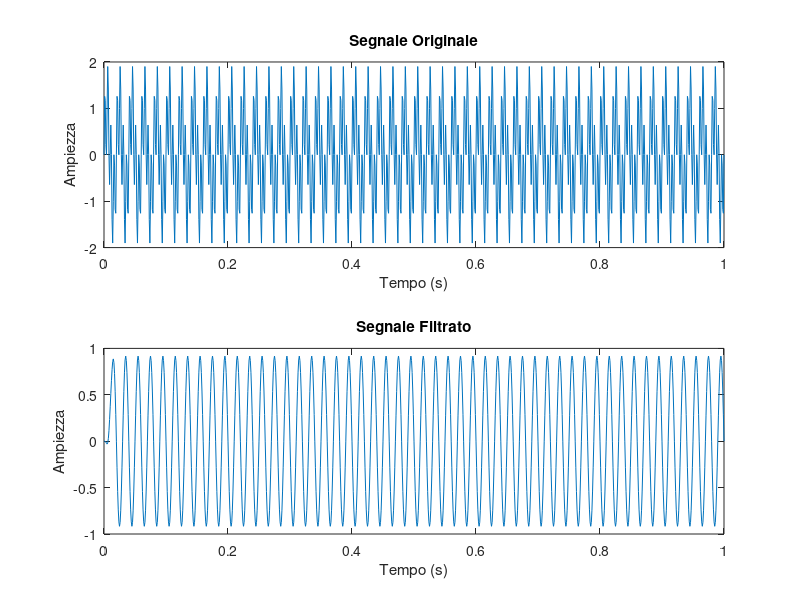
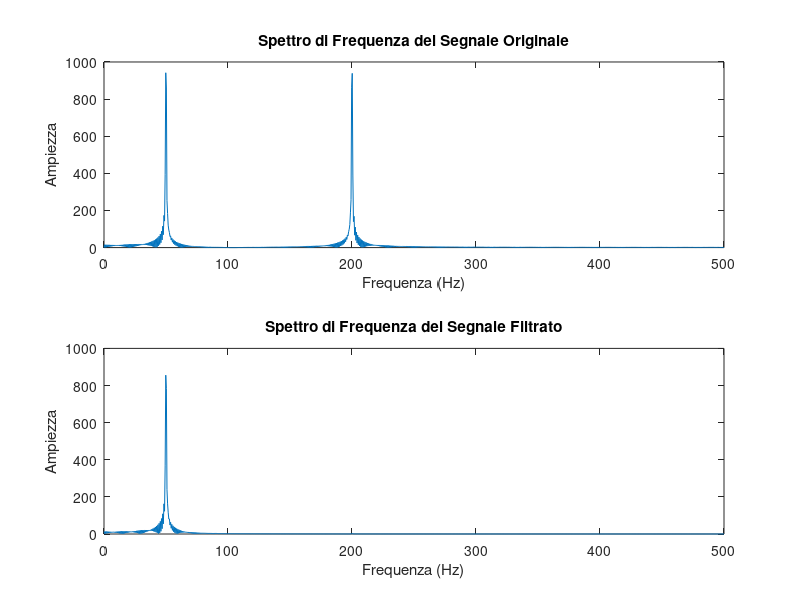

Recreate these plots in MATLAB, in order.
%% Enrico Ubaldino
% FIR Filter 

clear
clc

% Definizione delle specifiche del filtro
Fs = 1000;  % Frequenza di campionamento (Hz)
Fc = 100;   % Frequenza di taglio (Hz)
N = 20;     % Ordine del filtro

% Normalizzazione della frequenza di taglio
Wn = Fc / (Fs / 2);

% Progettazione del filtro FIR
b = fir1(N, Wn, 'low');  % Coefficienti del filtro passa-basso

% Generazione di un segnale di esempio
t = 0:1/Fs:1; % Vettore tempo di 1 secondo
x = sin(2*pi*50*t) + sin(2*pi*200*t); % Segnale composto da due sinusoidi

% Applicazione del filtro al segnale
y = filter(b, 1, x);

% Calcolo della FFT del segnale originale e filtrato (check sul tono
% filtrato)
NFFT = 2048; % Numero di punti nella FFT
X = fft(x, NFFT);
Y = fft(y, NFFT);
f = Fs/2*linspace(0,1,NFFT/2+1);

% Visualizzazione del segnale originale e filtrato nel dominio del tempo
figure;
subplot(2,1,1);
plot(t, x);
title('Segnale Originale');
xlabel('Tempo (s)');
ylabel('Ampiezza');

subplot(2,1,2);
plot(t, y);
title('Segnale Filtrato');
xlabel('Tempo (s)');
ylabel('Ampiezza');

% Visualizzazione della FFT del segnale originale e filtrato
figure;
subplot(2,1,1);
plot(f, 2*abs(X(1:NFFT/2+1)));
title('Spettro di Frequenza del Segnale Originale');
xlabel('Frequenza (Hz)');
ylabel('Ampiezza');

subplot(2,1,2);
plot(f, 2*abs(Y(1:NFFT/2+1)));
title('Spettro di Frequenza del Segnale Filtrato');
xlabel('Frequenza (Hz)');
ylabel('Ampiezza');
